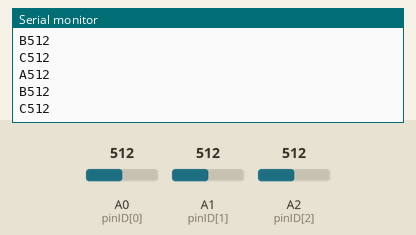
Bench run of a sketch on a simulated Arduino Uno, built with avr-gcc and run on an emulated ATmega328P. Shown: the last lines printed to the serial monitor. The test bench sets the inputs (shaded band); at power-on: A0 (pinID[0]) = 512, A1 (pinID[1]) = 512, A2 (pinID[2]) = 512.

Above: at 1.2 s.
1.3 s: A0 (pinID[0]) set to 716
At 2.4 s:
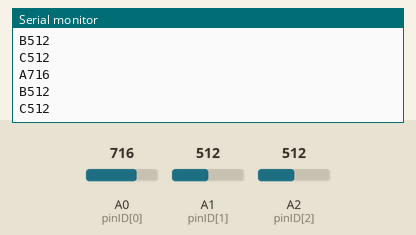
2.8 s: A1 (pinID[1]) set to 716
At 3.9 s:
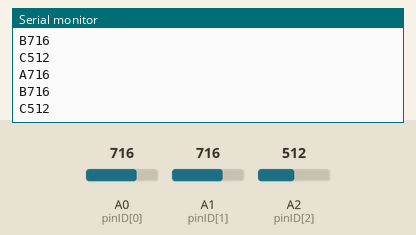
4.3 s: A2 (pinID[2]) set to 716
At 4.9 s:
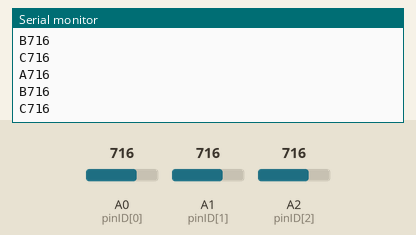
5.8 s: A0 (pinID[0]) set to 900
At 6.9 s:
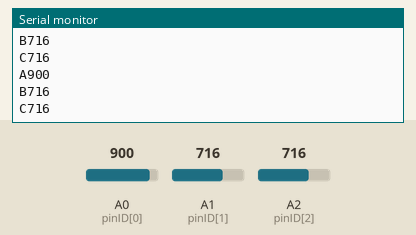
7.3 s: A1 (pinID[1]) set to 900
At 8.1 s:
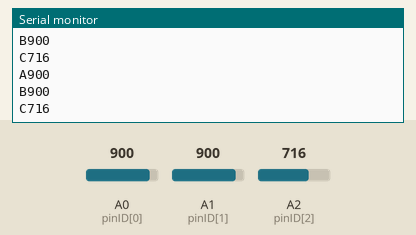
8.8 s: A2 (pinID[2]) set to 900
Timing chart, 0 to 9.2 s (numbered marks = the images above; inputs shaded):
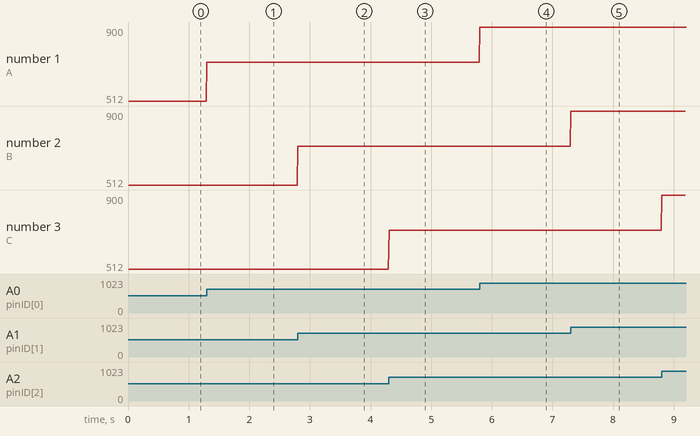

Measured:
- after the input at 1.3 s, the serial monitor: prints a new line at once (image 1)
- after the input at 2.8 s, the serial monitor: prints a new line at once (image 2)
- after the input at 4.3 s, the serial monitor: prints a new line at once (image 3)
- after the input at 5.8 s, the serial monitor: prints a new line at once (image 4)
- after the input at 7.3 s, the serial monitor: prints a new line at once (image 5)
- plotted number 1: 512 → 716 after the input at 1.3 s, 716 → 900 after the input at 5.8 s

The sketch:

SerialString_ThreeSensors.ino
```cpp
#define PIN_NUM 3
int  data[PIN_NUM];
char dataID[PIN_NUM] = {'A','B','C'};
int  pinID[PIN_NUM]  = {A0,A1,A2};

long timer = millis();

void setup() {
  Serial.begin(115200);
}

void loop() {
  if ((millis() - timer) > 10) {
    timer = millis();
    for (int i = 0 ; i < PIN_NUM ; i++) {
      data[i] = analogRead(pinID[i]);
      sendDataToProcessing(dataID[i], data[i]);
    }
  }
}

void sendDataToProcessing(char symbol, int data) {
  Serial.print(symbol);                // symbol prefix tells Processing what type of data is coming
  Serial.println(data);                // the data to send culminating in a carriage return
}
```
